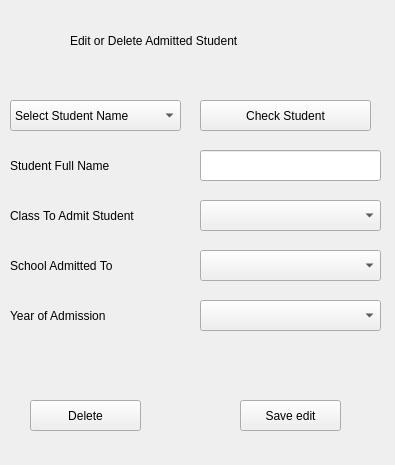
<?xml version="1.0" encoding="UTF-8"?>
<ui version="4.0">
 <class>Form</class>
 <widget class="QWidget" name="Form">
  <property name="geometry">
   <rect>
    <x>0</x>
    <y>0</y>
    <width>395</width>
    <height>465</height>
   </rect>
  </property>
  <property name="windowTitle">
   <string>Form</string>
  </property>
  <property name="styleSheet">
   <string notr="true">font: 75 10pt &quot;Segoe UI&quot;;</string>
  </property>
  <widget class="QComboBox" name="comboBox_8">
   <property name="geometry">
    <rect>
     <x>200</x>
     <y>300</y>
     <width>181</width>
     <height>31</height>
    </rect>
   </property>
  </widget>
  <widget class="QComboBox" name="comboBox_4">
   <property name="geometry">
    <rect>
     <x>200</x>
     <y>200</y>
     <width>181</width>
     <height>31</height>
    </rect>
   </property>
  </widget>
  <widget class="QLabel" name="label">
   <property name="geometry">
    <rect>
     <x>10</x>
     <y>150</y>
     <width>171</width>
     <height>31</height>
    </rect>
   </property>
   <property name="text">
    <string>Student Full Name</string>
   </property>
  </widget>
  <widget class="QLabel" name="label_2">
   <property name="geometry">
    <rect>
     <x>10</x>
     <y>200</y>
     <width>181</width>
     <height>31</height>
    </rect>
   </property>
   <property name="text">
    <string>Class To Admit Student</string>
   </property>
  </widget>
  <widget class="QLabel" name="label_36">
   <property name="geometry">
    <rect>
     <x>10</x>
     <y>250</y>
     <width>161</width>
     <height>31</height>
    </rect>
   </property>
   <property name="text">
    <string>School Admitted To</string>
   </property>
  </widget>
  <widget class="QComboBox" name="comboBox_7">
   <property name="geometry">
    <rect>
     <x>200</x>
     <y>250</y>
     <width>181</width>
     <height>31</height>
    </rect>
   </property>
  </widget>
  <widget class="QLabel" name="label_3">
   <property name="geometry">
    <rect>
     <x>70</x>
     <y>20</y>
     <width>261</width>
     <height>41</height>
    </rect>
   </property>
   <property name="text">
    <string>Edit or Delete Admitted Student</string>
   </property>
  </widget>
  <widget class="QComboBox" name="comboBox_3">
   <property name="geometry">
    <rect>
     <x>10</x>
     <y>100</y>
     <width>171</width>
     <height>31</height>
    </rect>
   </property>
   <item>
    <property name="text">
     <string>Select Student Name</string>
    </property>
   </item>
  </widget>
  <widget class="QLineEdit" name="lineEdit_3">
   <property name="geometry">
    <rect>
     <x>200</x>
     <y>150</y>
     <width>181</width>
     <height>31</height>
    </rect>
   </property>
  </widget>
  <widget class="QLabel" name="label_37">
   <property name="geometry">
    <rect>
     <x>10</x>
     <y>300</y>
     <width>141</width>
     <height>31</height>
    </rect>
   </property>
   <property name="text">
    <string>Year of Admission</string>
   </property>
  </widget>
  <widget class="QPushButton" name="pushButton_7">
   <property name="geometry">
    <rect>
     <x>30</x>
     <y>400</y>
     <width>111</width>
     <height>31</height>
    </rect>
   </property>
   <property name="text">
    <string>Delete</string>
   </property>
  </widget>
  <widget class="QPushButton" name="pushButton_4">
   <property name="geometry">
    <rect>
     <x>200</x>
     <y>100</y>
     <width>171</width>
     <height>31</height>
    </rect>
   </property>
   <property name="text">
    <string>Check Student</string>
   </property>
  </widget>
  <widget class="QPushButton" name="pushButton_6">
   <property name="geometry">
    <rect>
     <x>240</x>
     <y>400</y>
     <width>101</width>
     <height>31</height>
    </rect>
   </property>
   <property name="text">
    <string>Save edit</string>
   </property>
  </widget>
 </widget>
 <resources/>
 <connections/>
</ui>
